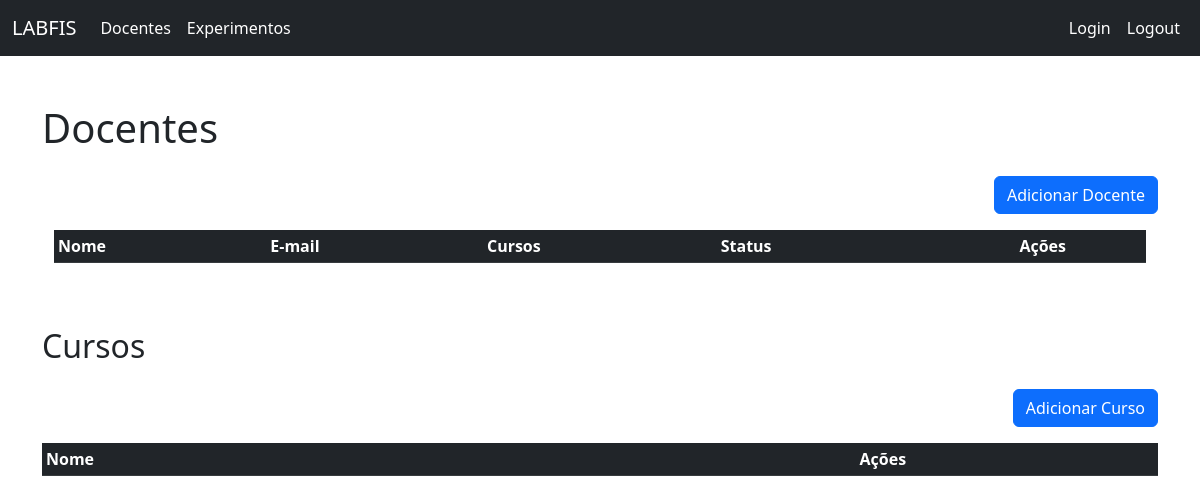
Page /docentes/ on the earlier database version.
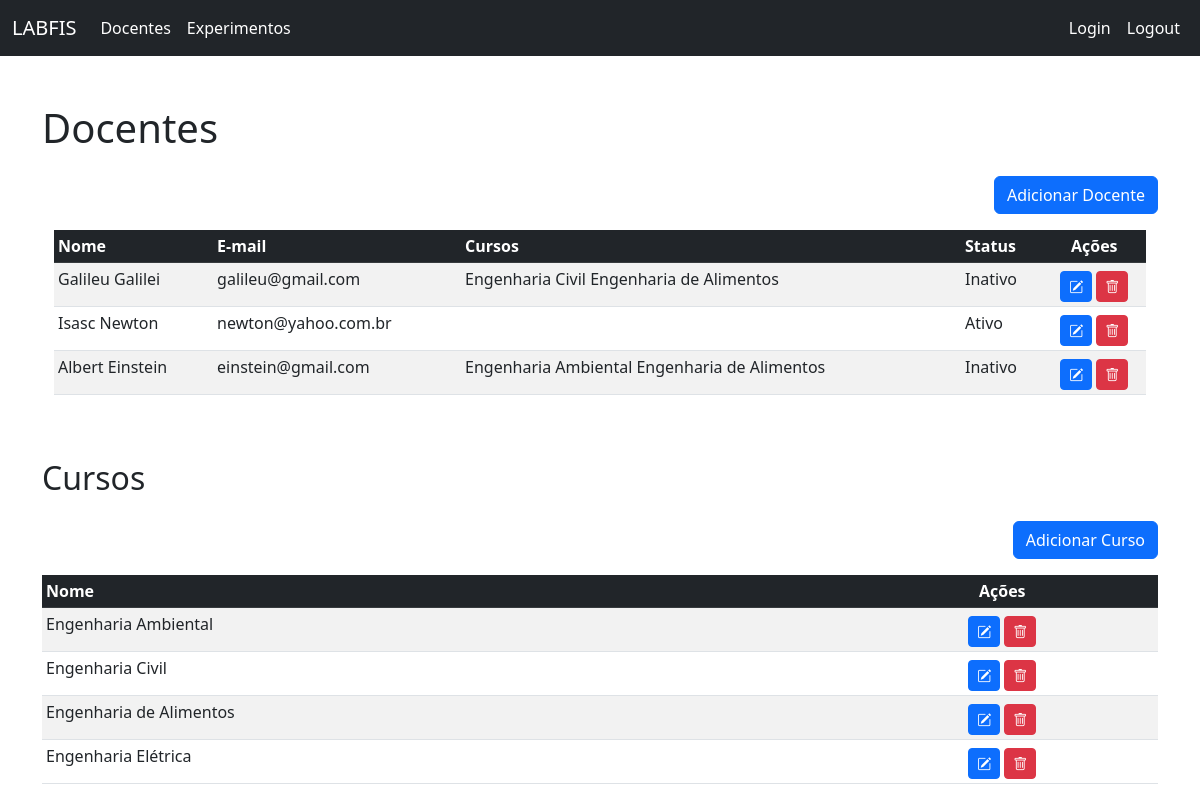
Same page on the later database version.
### docentes/models.py (models this page shows, shortened)
class Docente(models.Model):
    STATUS_CHOICE = (
        ('Ativo', 'Ativo'),
        ('Inativo', 'Inativo'),
    )
    nome = models.CharField(max_length=255, null=False)
    email = models.EmailField(max_length=255, unique=True)
    cursos = models.ManyToManyField(Curso, blank=True)
    status = models.CharField(
        max_length=32,
        choices=STATUS_CHOICE,
        default='Ativo'
    )

class Curso(models.Model):
    nome = models.CharField(max_length=255, null=False, unique=True)
    def __str__(self):
        return self.nome

### docentes/views.py (the view, shortened to what this page needs)
# urls.py: path('', views.detail_view, name='detail_view'),
def detail_view(request):
    context = {}
    curso_form = CursoForm()
    docente_form = DocenteForm()
    context['cursos'] = Curso.objects.all()
    context['docentes'] = Docente.objects.all()
    context['curso_form'] = curso_form
    context['docente_form'] = docente_form
    return render(request, 'docentes/detail_view.html', context)

### templates/docentes/detail_view.html (shortened to what this page needs)
{% extends '../base.html' %}
{% load bootstrap %}
{% block content %}
<h1>Docentes</h1>
<div class="text-end mt-4 mb-3">
    <button type="button" class="btn btn-primary" data-bs-toggle="modal" data-bs-target="#addDocenteModal">
        Adicionar Docente
    </button>
</div>
<div class="container-fluid" style="overflow-x:scroll;white-space: nowrap;">
    <table class="table table-hover table-striped table-responsive table-sm">
        <thead class="table-dark">
            <th>Nome</th>
            <th>E-mail</th>
            <th>Cursos</th>
            <th>Status</th>
            <th class="text-center">Ações</th>
        </thead>
        <tbody>
            {% for docente in docentes %}
            <tr>
                <td>{{ docente.nome }}</td>
                <td>{{ docente.email }}</td>
                <td>
                    {% for curso in docente.cursos.iterator %}
                    {{ curso.nome }}
                    {% endfor %}
                </td>
                <td>{{ docente.status }}</td>
                <td class="text-center">
                    <a href="{% url 'docentes:update_view' obj='docente' id=docente.id %}"
                        class="btn btn-primary btn-sm mt-1" title="Editar">
                        <i class="bi bi-pencil-square"></i>
                    </a>
                    <button class="btn btn-danger btn-sm mt-1" data-bs-toggle="modal"
                        data-bs-target="#delDocenteModal-{{ docente.id }}" title="Excluir">
                        <i class="bi bi-trash"></i>
                    </button>
                </td>
            </tr>
            {% endfor %}
        </tbody>
    </table>
</div>
<h2 class="mt-5">Cursos</h2>
<div class="text-end mt-4 mb-3">
    <button type="button" class="btn btn-primary" data-bs-toggle="modal" data-bs-target="#addCursoModal">
        Adicionar Curso
    </button>
</div>
<table class="table table-hover table-striped table-responsive table-sm">
    <thead class="table-dark">
        <th>Nome</th>
        <th class="text-center">Ações</th>
    </thead>
    <tbody>
        {% for curso in cursos %}
        <tr>
            <td>{{ curso.nome }}</td>
            <td class="text-center">
                <a href="{% url 'docentes:update_view' obj='curso' id=curso.id %}" class="btn btn-primary btn-sm mt-1"
                    title="Editar">
                    <i class="bi bi-pencil-square"></i>
                </a>
                <button class="btn btn-danger btn-sm mt-1" data-bs-toggle="modal"
                    data-bs-target="#delCursoModal-{{ curso.id }}" title="Excluir">
                    <i class="bi bi-trash"></i>
                </button>
            </td>
        </tr>
        {% endfor %}
    </tbody>
</table>
{% endblock %}

### templates/base.html (shortened to what this page needs)
<!doctype html>
<html lang="pt-br">
<head>
  <link href="https://cdn.jsdelivr.net/npm/bootstrap@5.3.0-alpha1/dist/css/bootstrap.min.css" rel="stylesheet"
>
  <link rel="stylesheet" href="https://cdn.jsdelivr.net/npm/bootstrap-icons@1.10.3/font/bootstrap-icons.css">
</head>
<body>
  <header>
    <nav class="navbar navbar-expand-lg bg-dark" data-bs-theme="dark">
      <div class="container-fluid">
        <a class="navbar-brand" href="{% url 'agendamentos:detail_view' %}">LABFIS</a>
        <div class="collapse navbar-collapse" id="navbarNav">
          <ul class="navbar-nav me-auto mb-2 mb-lg-0">
            <li class="nav-item">
              <a class="nav-link active" aria-current="page" href="{% url 'docentes:detail_view' %}">Docentes</a>
            </li>
            <li class="nav-item">
              <a class="nav-link active" href="{% url 'experimentos:list_view' %}">Experimentos</a>
            </li>
          </ul>
          <ul class="navbar-nav">
            <li class="nav-item">
              <a class="nav-link active" aria-current="page" href="#">Login</a>
            </li>
            <li class="nav-item">
              <a class="nav-link active" href="#">Logout</a>
            </li>
          </ul>
        </div>
      </div>
    </nav>
  </header>
  <main class="container mt-5">
    {% block content %}{% endblock %}
  </main>
</body>
</html>

Differences in the rows shown:
added Docente: nome "Galileu Galilei", email "galileu@gmail.com", status "Inativo"
added Curso: nome "Engenharia Civil"
added Curso: nome "Engenharia de Alimentos"
added Docente: nome "Isasc Newton", email "newton@yahoo.com.br", status "Ativo"
added Docente: nome "Albert Einstein", email "einstein@gmail.com", status "Inativo"
added Curso: nome "Engenharia Ambiental"
added Curso: nome "Engenharia Elétrica", shown under "Cursos"
